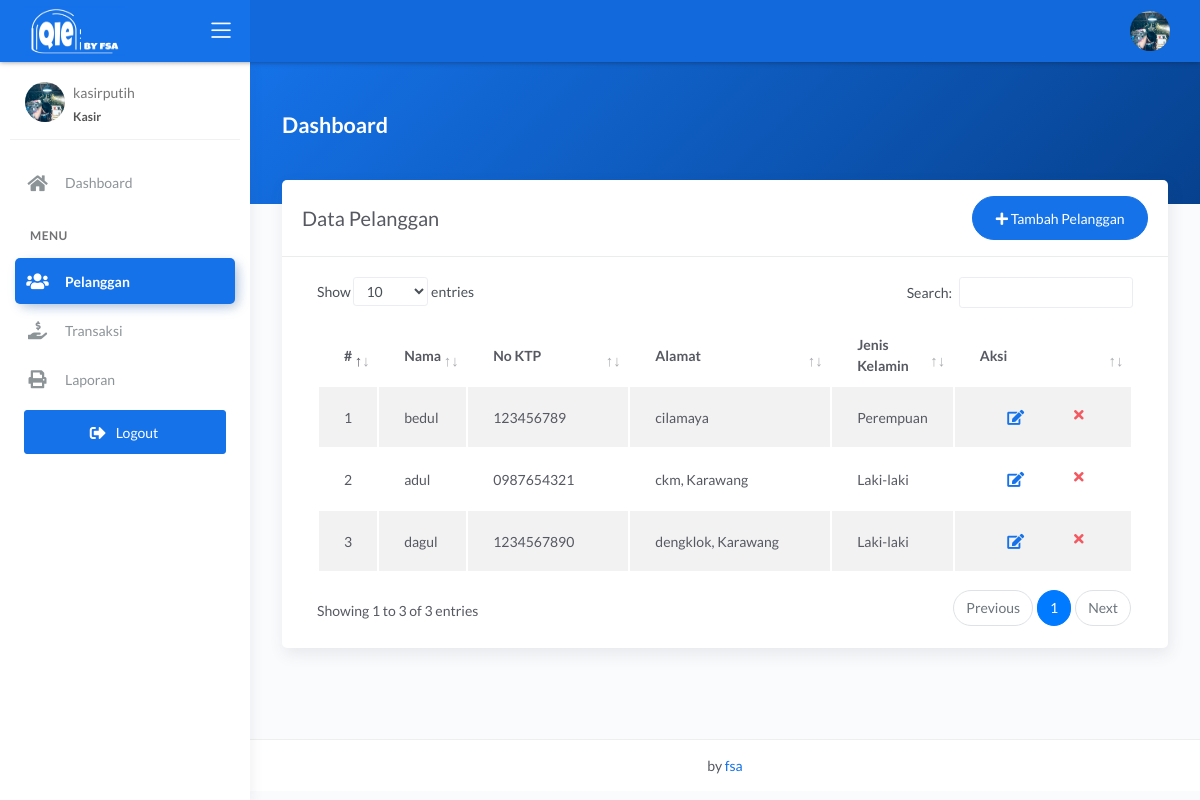
The app's page /kasir/pelanggan.php (signed in) with its own data.
### tables this page shows
CREATE TABLE `pelanggan` (
  `id_pelanggan` int(11) NOT NULL,
  `nama_pelanggan` varchar(228) NOT NULL,
  `alamat_pelanggan` text NOT NULL,
  `jenis_kelamin` enum('L','P') NOT NULL,
  `telp_pelanggan` varchar(15) NOT NULL,
  `no_ktp` varchar(30) NOT NULL
);

### kasir/pelanggan.php (the view, shortened to what this page needs)
<?php
$title = 'Data Pelanggan';
require 'koneksi.php';
$query = 'SELECT * FROM pelanggan';
$data = mysqli_query($conn, $query);
require 'header.php';
?>
<div class="panel-header bg-primary-gradient">
    <div class="page-inner py-5">
        <div class="d-flex align-items-left align-items-md-center flex-column flex-md-row">
            <div>
                <h2 class="text-white pb-2 fw-bold">Dashboard</h2>
            </div>
        </div>
    </div>
</div>
<div class="page-inner mt--5">
    <diva class="row">
        <div class="col-md-12">
            <div class="card">
                <div class="card-header">
                    <div class="d-flex align-items-center">
                        <h4 class="card-title"><?= $title; ?></h4>
                        <a href="tambah_pelanggan.php" class="btn btn-primary btn-round ml-auto">
                            <i class="fa fa-plus"></i>
                            Tambah Pelanggan
                        </a>
                    </div>
                </div>
                <div class="card-body">
                    <div class="table-responsive">
                        <table id="basic-datatables" class="display table table-striped table-hover">
                            <thead>
                                <tr>
                                    <th style="width: 7%">#</th>
                                    <th>Nama</th>
                                    <th style="width: 20%;">No KTP</th>
                                    <th style="width: 25%;">Alamat</th>
                                    <th style="width: 15%;">Jenis Kelamin</th>
                                    <th style="width: 10%">Aksi</th>
                                </tr>
                            </thead>
                            <tbody>
                                <?php
                                $no = 1;
                                if (mysqli_num_rows($data) > 0) {
                                    while ($plg = mysqli_fetch_assoc($data)) {
                                ?>
                                        <tr>
                                            <td><?= $no++; ?></td>
                                            <td><?= $plg['nama_pelanggan']; ?></td>
                                            <td><?= $plg['no_ktp']; ?></td>
                                            <td><?= $plg['alamat_pelanggan']; ?></td>
                                            <td><?php if ($plg['jenis_kelamin'] == 'L') {
                                                    echo "Laki-laki";
                                                } else {
                                                    echo "Perempuan";
                                                } ?>
                                            </td>
                                            <td>
                                                <div class="form-button-action">
                                                    <a href="edit_pelanggan.php?id=<?= $plg['id_pelanggan']; ?>" type="button" data-toggle="tooltip" title="" class="btn btn-link btn-primary btn-lg" data-original-title="Edit">
                                                        <i class="fa fa-edit"></i>
                                                    </a>
                                                    <a href="hapus_pelanggan.php?id=<?= $plg['id_pelanggan']; ?>" onclick="return confirm('Yakin hapus data?');" type="button" data-toggle="tooltip" title="" class="btn btn-link btn-danger" data-original-title="Hapus">
                                                        <i class="fa fa-times"></i>
                                                    </a>
                                                </div>
                                            </td>
                                        </tr>
                                <?php }
                                }
                                ?>
                            </tbody>
                        </table>
                    </div>
                </div>
            </div>
        </div>
</div>
</div>
<?php
require 'footer.php';
?>

### records on screen
pelanggan: nama_pelanggan "bedul", no_ktp "123456789", alamat_pelanggan "cilamaya", jenis_kelamin "Perempuan"
pelanggan: nama_pelanggan "adul", no_ktp "0987654321", alamat_pelanggan "ckm, Karawang", jenis_kelamin "Laki-laki"
pelanggan: nama_pelanggan "dagul", no_ktp "1234567890", alamat_pelanggan "dengklok, Karawang", jenis_kelamin "Laki-laki"

### other values on screen
$_SESSION['username'] "kasirputih"
$title "Data Pelanggan"
